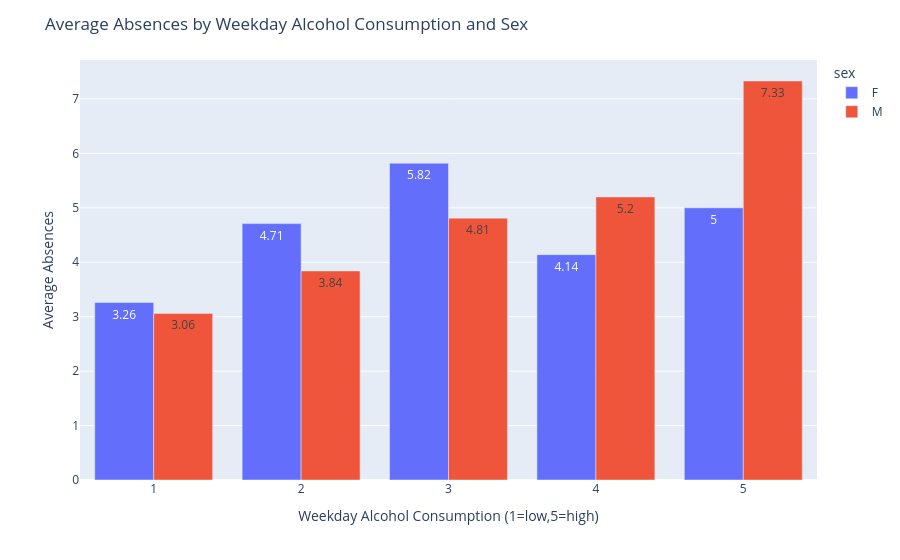

This figure's notebook cell:
### Code cell
# Third Figure:

# students['absences_scaled'] = students['absences'] / students['absences'].max() * 50  # max size 50
# students['freetime_scaled'] = students['freetime'] / students['freetime'].max() * 50
# students['failures_scaled'] = students['failures'] / students['failures'].max() * 50

# fig3 = px.scatter(
#     students,
#     x='traveltime',
#     y='studytime',
#     size='absences_scaled',    # Bubble size
# color='internet',          # Toggle-able later
#     hover_data=['age','sex','famsize','absences','studytime'],
#     labels={
#         'traveltime': 'Travel Time to School',
#         'studytime': 'Weekly Study Time',
#         'internet': 'Internet Access',
#         'size': 'Absences (scaled)'
#     },
#     title="Travel Time vs Study Time Bubble Chart"
# )

# fig3.update_layout(
#     xaxis=dict(tickmode='linear', tick0=1, dtick=1),
#     yaxis=dict(tickmode='linear', tick0=1, dtick=1)
# )

# fig3.show()

# absences_by_travel = students.groupby('traveltime', as_index=False)['absences'].mean()

# fig4 = px.bar(
#     absences_by_travel,
#     x='traveltime',
#     y='absences',
#     labels={
#         'traveltime': 'Travel Time (1=<15min, 2=15-30min, 3=30-60min, 4=>1hr)',
#         'absences': 'Average Absences'
#     },
#     title="Average Absences by Travel Time"
# )

# fig4.show()

grouped = students.groupby(['Dalc', 'Walc', 'sex'], as_index=False)['absences'].mean()

# # grouped['Dalc'] = grouped['Dalc'].astype(str)

# fig_bars = px.bar(grouped, x='Dalc', y='absences', color='sex', barmode='group',   # side-by-side bars
#     labels={'Dalc': 'Weekday Alcohol Consumption (1=low, 5=high)',
#             'absences': 'Average Absences',
#             'sex': 'Sex'}
# )

# fig_bars.update_layout(
#     title="Average Absences by Alcohol Consumption and Sex",
#     xaxis_title="Weekday Alcohol Consumption",
#     yaxis_title="Average Number of Absences"
# )

# fig_bars.show()


agg = students.groupby(['Dalc','sex'], as_index=False)['absences'].mean()
agg['absences'] = agg['absences'].round(2)

fig4 = px.bar(
    agg,
    x='Dalc',         # weekday alcohol level
    y='absences',     # average absences
    color='sex',      # split by sex
    barmode='group',  # side-by-side bars (paired)
    labels={'Dalc':'Weekday Alcohol Consumption (1=low,5=high)',
            'absences':'Average Absences'},
    text='absences'   # optional: show numbers on bars
)

fig4.update_layout(
    title="Average Absences by Weekday Alcohol Consumption and Sex",
    xaxis=dict(type='category')  # ensure Dalc treated as categorical
)

fig4.show()

### Figure 1 — Plotly figure (JSON) as saved in the notebook; plotly's stock layout.template omitted (floating-point values rounded to 4 significant figures)
{"data": [{"alignmentgroup": "True", "hovertemplate": "sex=F<br>Weekday Alcohol Consumption (1=low,5=high)=%{x}<br>Average Absences=%{text}<extra></extra>", "legendgroup": "F", "marker": {"color": "#636efa", "pattern": {"shape": ""}}, "name": "F", "offsetgroup": "F", "orientation": "v", "showlegend": true, "text": [3.26, 4.71, 5.82, 4.14, 5.0], "textposition": "auto", "type": "bar", "x": [1, 2, 3, 4, 5], "xaxis": "x", "y": [3.26, 4.71, 5.82, 4.14, 5.0], "yaxis": "y"}, {"alignmentgroup": "True", "hovertemplate": "sex=M<br>Weekday Alcohol Consumption (1=low,5=high)=%{x}<br>Average Absences=%{text}<extra></extra>", "legendgroup": "M", "marker": {"color": "#EF553B", "pattern": {"shape": ""}}, "name": "M", "offsetgroup": "M", "orientation": "v", "showlegend": true, "text": [3.06, 3.84, 4.81, 5.2, 7.33], "textposition": "auto", "type": "bar", "x": [1, 2, 3, 4, 5], "xaxis": "x", "y": [3.06, 3.84, 4.81, 5.2, 7.33], "yaxis": "y"}], "layout": {"barmode": "group", "legend": {"title": {"text": "sex"}, "tracegroupgap": 0}, "margin": {"t": 60}, "title": {"text": "Average Absences by Weekday Alcohol Consumption and Sex"}, "xaxis": {"anchor": "y", "domain": [0, 1], "title": {"text": "Weekday Alcohol Consumption (1=low,5=high)"}, "type": "category"}, "yaxis": {"anchor": "x", "domain": [0, 1], "title": {"text": "Average Absences"}}}}
